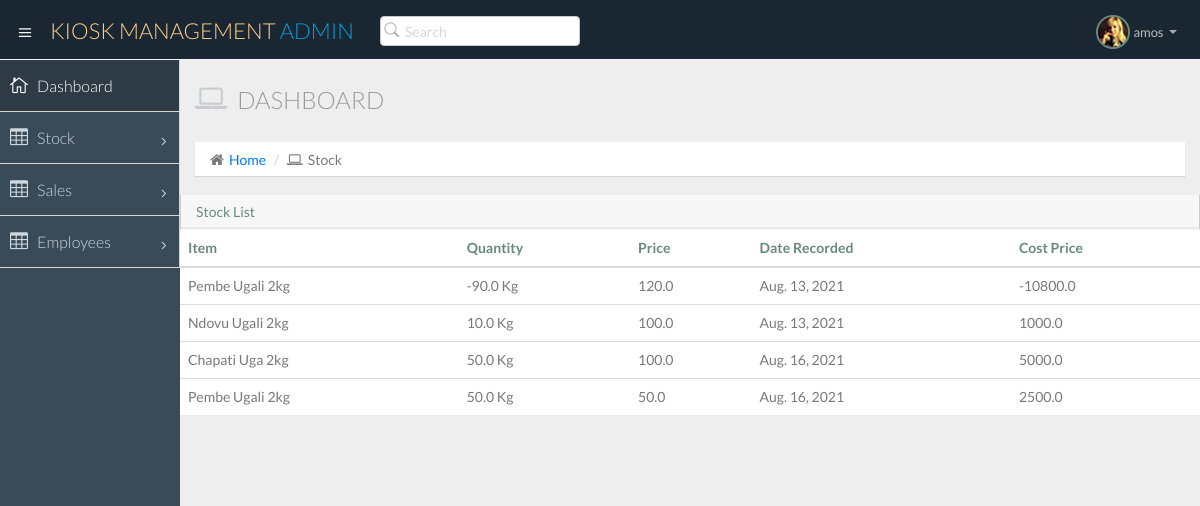
/stock/ (signed in), run on an earlier commit of the app's database.
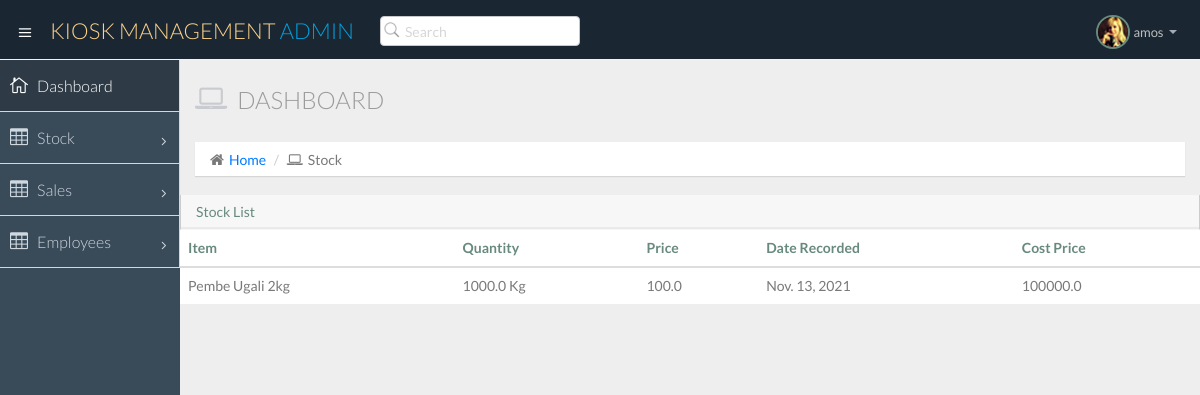
And on a later commit of the database.
### shop/models.py (models this page shows, shortened)
class Stock(models.Model):
	item = models.CharField(max_length=200)
	quantity = models.FloatField(default=0)
	price = models.FloatField(default=0)
	item_unit = models.CharField(max_length=20, default="Kg")
	date_recorded = models.DateField(default=timezone.now)
	def get_cost_price(self):
		return self.quantity * self.price

### shop/views.py (the view)
# urls.py: path("stock/", StockList.as_view(), name="stock"),
class StockList(ListView):
	model = Stock
	template_name = "stock.html"

### templates/stock.html
{% extends "base.html" %}
{% block content %}
<section id="main-content">
  <section class="wrapper">
    <div class="row">
      <div class="col-lg-12">
        <h3 class="page-header"><i class="fa fa-laptop"></i> Dashboard</h3>
        <ol class="breadcrumb">
          <li><i class="fa fa-home"></i><a href="/">Home</a></li>
          <li><i class="fa fa-laptop"></i>Stock</li>
        </ol>
      </div>
    </div>
    <div class="row">
      <div class="table-responsive">
          <section class="panel">
            <header class="panel-heading">
              Stock List
            </header>
            <table class="table ml-3">
              <thead>
                <tr>
                  <th>Item</th>
                  <th>Quantity</th>
                  <th>Price</th>
                  <th>Date Recorded</th>
                  <th>Cost Price</th>
                </tr>
              </thead>
              <tbody>
        {% for stock in object_list %}
                <tr>
                  <td>{{stock.item}}</td>
                  <td>{{stock.quantity}} {{stock.item_unit}}</td>
                  <td>{{stock.price}}</td>
                  <td>{{stock.date_recorded}}</td>
                  <td>{{stock.get_cost_price}}</td>
                </tr>
      {% endfor %}
              </tbody>
            </table>
          </section>
        </div>
      </div>
  </section>
</section>
{% endblock content %}

### templates/base.html (shortened to what this page needs)
{% load static %}
<!DOCTYPE html>
<html lang="en">
<head>
  <link href="{% static 'nice-admin/css/bootstrap.min.css' %}" rel="stylesheet">
  <link href="{% static 'nice-admin/css/bootstrap-theme.css' %}" rel="stylesheet">
  <link href="{% static 'nice-admin/css/elegant-icons-style.css' %}" rel="stylesheet" />
  <link href="{% static 'nice-admin/css/font-awesome.min.css' %}" rel="stylesheet" />
  <link href="{% static 'nice-admin/assets/fullcalendar/fullcalendar/bootstrap-fullcalendar.css' %}" rel="stylesheet" />
  <link href="{% static 'nice-admin/assets/fullcalendar/fullcalendar/fullcalendar.css' %}" rel="stylesheet" />
  <link href="{% static 'nice-admin/assets/jquery-easy-pie-chart/jquery.easy-pie-chart.css' %}" rel="stylesheet" type="text/css" media="screen" />
  <link rel="stylesheet" href="{% static 'nice-admin/css/owl.carousel.css' %}" type="text/css">
  <link href="{% static 'nice-admin/css/jquery-jvectormap-1.2.2.css' %}" rel="stylesheet">
  <link rel="stylesheet" href="{% static 'nice-admin/css/fullcalendar.css' %}">
  <link href="{% static 'nice-admin/css/widgets.css' %}" rel="stylesheet">
  <link href="{% static 'nice-admin/css/style.css' %}" rel="stylesheet">
  <link href="{% static 'nice-admin/css/style-responsive.css' %}" rel="stylesheet" />
  <link href="{% static 'nice-admin/css/xcharts.min.css' %}" rel=" stylesheet">
  <link href="{% static 'nice-admin/css/jquery-ui-1.10.4.min.css' %}" rel="stylesheet">
</head>
<body>
{% if user.is_authenticated %}
  <section id="container" class="">
    <header class="header dark-bg">
      <div class="toggle-nav">
        <div class="icon-reorder tooltips" data-original-title="Toggle Navigation" data-placement="bottom"><i class="icon_menu"></i></div>
      </div>
      <a href="/" class="logo">KIOSK MANAGEMENT <span class="lite">Admin</span></a>
      <div class="nav search-row" id="top_menu">
        <ul class="nav top-menu">
          <li>
            <form class="navbar-form">
              <input class="form-control" placeholder="Search" type="text">
            </form>
          </li>
        </ul>
      </div>
      <div class="top-nav notification-row">
        <ul class="nav pull-right top-menu">
          <li class="dropdown">
            <a data-toggle="dropdown" class="dropdown-toggle" href="#">
                            <span class="profile-ava">
                                <img alt="" src="{% static 'nice-admin/img/avatar1_small.jpg' %}">
                            </span>
                            <span class="username">{{user.username}}</span>
                            <b class="caret"></b>
                        </a>
          </li>
        </ul>
      </div>
    </header>
    <aside>
      <div id="sidebar" class="nav-collapse ">
        <ul class="sidebar-menu">
          <li class="active">
            <a class="" href="/">
                          <i class="icon_house_alt"></i>
                          <span>Dashboard</span>
                      </a>
          </li>
          <li class="sub-menu">
            <a href="javascript:;" class="">
                          <i class="icon_table"></i>
                          <span>Stock</span>
                          <span class="menu-arrow arrow_carrot-right"></span>
                      </a>
          </li>
          <li class="sub-menu">
            <a href="javascript:;" class="">
                          <i class="icon_table"></i>
                          <span>Sales</span>
                          <span class="menu-arrow arrow_carrot-right"></span>
                      </a>
          </li>
          <li class="sub-menu">
            <a href="javascript:;" class="">
                          <i class="icon_table"></i>
                          <span>Employees</span>
                          <span class="menu-arrow arrow_carrot-right"></span>
                      </a>
          </li>
        </ul>
      </div>
    </aside>
    {% block content %}
    {% endblock content %}
  </section>
{% else %}
  {% include "home.html" %}
}
{% endif %}
</body>
</html>

What changed in the data, as far as the page shows it:
removed Stock: item "Ndovu Ugali 2kg", quantity "10.0", item_unit "Kg", price "100.0", date_recorded "Aug. 13, 2021", get_cost_price "1000.0"
removed Stock: item "Chapati Uga 2kg", quantity "50.0", item_unit "Kg", price "100.0", date_recorded "Aug. 16, 2021", get_cost_price "5000.0"
removed Stock: item "Pembe Ugali 2kg", quantity "50.0", item_unit "Kg", price "50.0", date_recorded "Aug. 16, 2021", get_cost_price "2500.0"
changed Stock "Pembe Ugali 2kg": quantity "-90.0" → "1000.0"; price "120.0" → "100.0"; date_recorded "Aug. 13, 2021" → "Nov. 13, 2021"; get_cost_price "-10800.0" → "100000.0"
